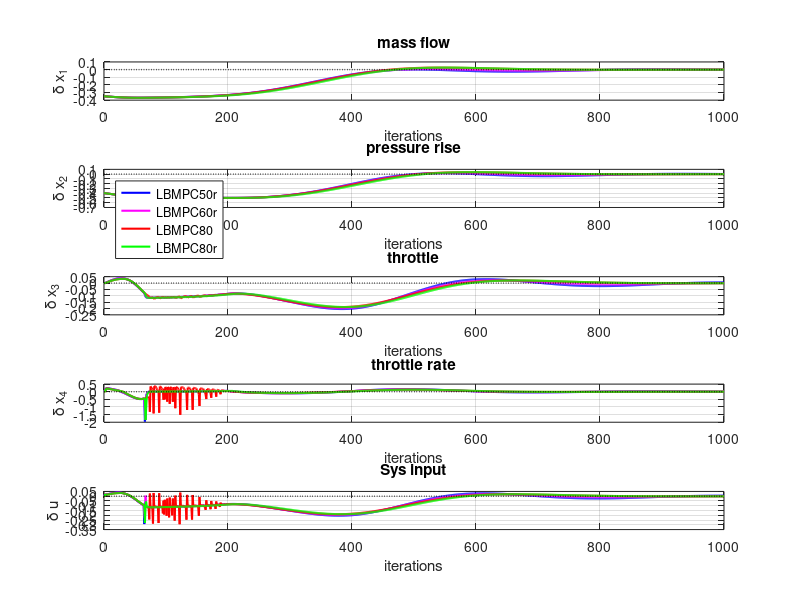

MATLAB code to generate this figure:
close all;
addpath('./data/')
%% Load data
LBMPC50r=load('LBMPC_N50_sys_newP_newpoly_k1cons.mat');
LBMPC60r=load('LBMPC_N60_sys_newP_newpoly_k1cons.mat');
LBMPC80=load('LBMPC_N80_sys_newP.mat');
LBMPC80r=load('LBMPC_N80_sys_newP_newpoly_k1cons.mat');

%% Plot
iterations=size(LBMPC80r.sysH,2)-1;

figure;
subplot(5,1,1);
plot(0:iterations, LBMPC50r.sysH(1,:),'Linewidth',1.5,'Color','b'); hold on;
plot(0:iterations, LBMPC60r.sysH(1,:),'Linewidth',1.5,'Color','m'); hold on;
plot(0:iterations, LBMPC80.sysHistory(1,:),'Linewidth',1.5,'Color','r'); hold on;
plot(0:iterations,LBMPC80r.sysH(1,:),'Linewidth',1.5,'Color','g'); hold on;
plot(0:iterations,0*(0:iterations),'Linewidth',1,'LineStyle',':','Color','k'); 
grid on;
xlabel('iterations');
ylabel('\delta x_1');
title('mass flow');


subplot(5,1,2);
plot(0:iterations, LBMPC50r.sysH(2,:),'Linewidth',1.5,'Color','b'); hold on;
plot(0:iterations, LBMPC60r.sysH(2,:),'Linewidth',1.5,'Color','m'); hold on;
plot(0:iterations, LBMPC80.sysHistory(2,:),'Linewidth',1.5,'Color','r'); hold on;
plot(0:iterations, LBMPC80r.sysH(2,:),'Linewidth',1.5,'Color','g'); hold on;
plot(0:iterations,0*(0:iterations),'Linewidth',1,'LineStyle',':','Color','k'); 
grid on;
xlabel('iterations');
ylabel('\delta x_2');
title('pressure rise');
legend({'LBMPC50r' 'LBMPC60r','LBMPC80','LBMPC80r'},'Location','northwest')

subplot(5,1,3);
plot(0:iterations, LBMPC50r.sysH(3,:),'Linewidth',1.5,'Color','b'); hold on;
plot(0:iterations, LBMPC60r.sysH(3,:),'Linewidth',1.5,'Color','m'); hold on;
plot(0:iterations, LBMPC80.sysHistory(3,:),'Linewidth',1.5,'Color','r'); hold on;
plot(0:iterations,LBMPC80r.sysH(3,:),'Linewidth',1.5,'Color','g'); hold on;
plot(0:iterations,0*(0:iterations),'Linewidth',1,'LineStyle',':','Color','k'); 
grid on;
xlabel('iterations');
ylabel('\delta x_3');
title('throttle');

subplot(5,1,4);
plot(0:iterations, LBMPC50r.sysH(4,:),'Linewidth',1.5,'Color','b'); hold on;
plot(0:iterations, LBMPC60r.sysH(4,:),'Linewidth',1.5,'Color','m'); hold on;
plot(0:iterations, LBMPC80.sysHistory(4,:),'Linewidth',1.5,'Color','r'); hold on;
plot(0:iterations,LBMPC80r.sysH(4,:),'Linewidth',1.5,'Color','g'); hold on;
plot(0:iterations,0*(0:iterations),'Linewidth',1,'LineStyle',':','Color','k'); 
grid on;
xlabel('iterations');
ylabel('\delta x_4');
title('throttle rate');

subplot(5,1,5);
plot(0:iterations, LBMPC50r.sysH(5,:),'Linewidth',1.5,'Color','b'); hold on;
plot(0:iterations, LBMPC60r.sysH(5,:),'Linewidth',1.5,'Color','m'); hold on;
plot(0:iterations, LBMPC80.sysHistory(5,:),'Linewidth',1.5,'Color','r'); hold on;
plot(0:iterations,LBMPC80r.sysH(5,:),'Linewidth',1.5,'Color','g'); hold on;
plot(0:iterations,0*(0:iterations),'Linewidth',1,'LineStyle',':','Color','k'); 
grid on;
xlabel('iterations');
ylabel('\delta u');
title('Sys input');
